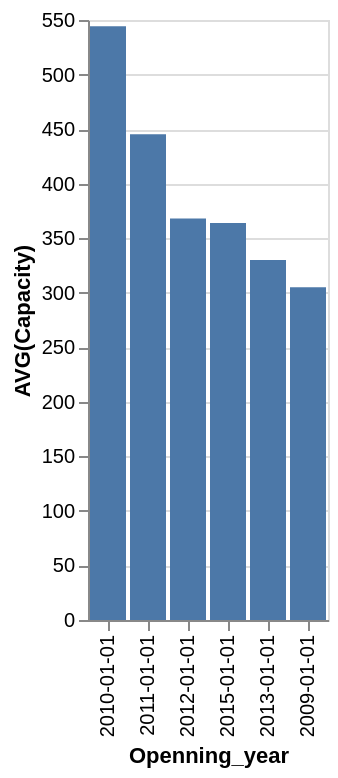

This figure's Vega-Lite source:
### Vega-Lite specification from a JSON file in a GitHub repository (floating-point values rounded to 4 significant figures)
{"data": {"values": [{"x_data": "2010-01-01", "y_data": 544.3}, {"x_data": "2011-01-01", "y_data": 445.3}, {"x_data": "2012-01-01", "y_data": 368}, {"x_data": "2015-01-01", "y_data": 364}, {"x_data": "2013-01-01", "y_data": 330}, {"x_data": "2009-01-01", "y_data": 305}]}, "mark": "bar", "encoding": {"x": {"field": "x_data", "type": "nominal", "title": "Openning_year", "sort": {"op": "sum", "field": "y_data", "order": "descending"}}, "y": {"field": "y_data", "type": "quantitative", "title": "AVG(Capacity)"}}}
